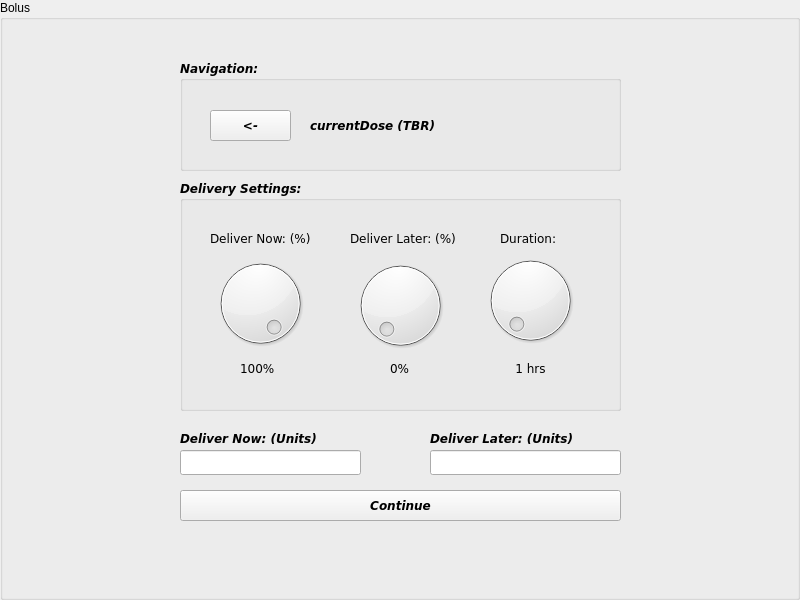
<?xml version="1.0" encoding="UTF-8"?>
<ui version="4.0">
 <class>BolusScreen</class>
 <widget class="QWidget" name="BolusScreen">
  <property name="geometry">
   <rect>
    <x>0</x>
    <y>0</y>
    <width>800</width>
    <height>600</height>
   </rect>
  </property>
  <property name="windowTitle">
   <string>Form</string>
  </property>
  <layout class="QHBoxLayout" name="horizontalLayout">
   <property name="spacing">
    <number>0</number>
   </property>
   <property name="leftMargin">
    <number>0</number>
   </property>
   <property name="topMargin">
    <number>0</number>
   </property>
   <property name="rightMargin">
    <number>0</number>
   </property>
   <property name="bottomMargin">
    <number>0</number>
   </property>
   <item>
    <layout class="QGridLayout" name="grid">
     <item row="0" column="1">
      <widget class="QGroupBox" name="groupBox">
       <property name="title">
        <string>Bolus</string>
       </property>
       <widget class="QStackedWidget" name="stackedWidget">
        <property name="geometry">
         <rect>
          <x>50</x>
          <y>50</y>
          <width>691</width>
          <height>501</height>
         </rect>
        </property>
        <property name="currentIndex">
         <number>2</number>
        </property>
        <widget class="QWidget" name="page">
         <widget class="QGroupBox" name="groupBox_2">
          <property name="geometry">
           <rect>
            <x>130</x>
            <y>40</y>
            <width>431</width>
            <height>131</height>
           </rect>
          </property>
          <property name="font">
           <font>
            <family>DejaVu Sans</family>
            <weight>75</weight>
            <italic>true</italic>
            <bold>true</bold>
           </font>
          </property>
          <property name="title">
           <string>Carbs</string>
          </property>
          <widget class="QLineEdit" name="carb">
           <property name="geometry">
            <rect>
             <x>30</x>
             <y>70</y>
             <width>371</width>
             <height>25</height>
            </rect>
           </property>
          </widget>
          <widget class="QLabel" name="label">
           <property name="geometry">
            <rect>
             <x>30</x>
             <y>50</y>
             <width>281</width>
             <height>17</height>
            </rect>
           </property>
           <property name="text">
            <string>Desired Carb Amount (in g):</string>
           </property>
          </widget>
         </widget>
         <widget class="QGroupBox" name="groupBox_3">
          <property name="geometry">
           <rect>
            <x>130</x>
            <y>200</y>
            <width>431</width>
            <height>131</height>
           </rect>
          </property>
          <property name="font">
           <font>
            <family>DejaVu Sans</family>
            <weight>75</weight>
            <italic>true</italic>
            <bold>true</bold>
           </font>
          </property>
          <property name="title">
           <string>Current Blood Glucose</string>
          </property>
          <widget class="QLineEdit" name="bloodGlucose">
           <property name="geometry">
            <rect>
             <x>30</x>
             <y>70</y>
             <width>371</width>
             <height>25</height>
            </rect>
           </property>
          </widget>
          <widget class="QLabel" name="label_2">
           <property name="geometry">
            <rect>
             <x>30</x>
             <y>50</y>
             <width>151</width>
             <height>17</height>
            </rect>
           </property>
           <property name="text">
            <string>Level in mmol/L:</string>
           </property>
          </widget>
         </widget>
         <widget class="QPushButton" name="continue1">
          <property name="geometry">
           <rect>
            <x>130</x>
            <y>370</y>
            <width>431</width>
            <height>25</height>
           </rect>
          </property>
          <property name="font">
           <font>
            <family>DejaVu Sans</family>
            <weight>75</weight>
            <italic>true</italic>
            <bold>true</bold>
           </font>
          </property>
          <property name="text">
           <string>Continue</string>
          </property>
         </widget>
        </widget>
        <widget class="QWidget" name="page_2">
         <widget class="QWidget" name="gridLayoutWidget_2">
          <property name="geometry">
           <rect>
            <x>20</x>
            <y>20</y>
            <width>641</width>
            <height>461</height>
           </rect>
          </property>
          <layout class="QGridLayout" name="gridLayout_2">
           <item row="1" column="0">
            <widget class="QLabel" name="label_4">
             <property name="font">
              <font>
               <family>DejaVu Sans</family>
               <pointsize>12</pointsize>
               <weight>75</weight>
               <italic>true</italic>
               <bold>true</bold>
              </font>
             </property>
             <property name="text">
              <string>Extend?</string>
             </property>
             <property name="alignment">
              <set>Qt::AlignCenter</set>
             </property>
            </widget>
           </item>
           <item row="0" column="1">
            <widget class="QLabel" name="correctionValue">
             <property name="text">
              <string/>
             </property>
            </widget>
           </item>
           <item row="3" column="0">
            <widget class="QPushButton" name="pushButton_2">
             <property name="font">
              <font>
               <family>Liberation Mono</family>
               <weight>75</weight>
               <italic>true</italic>
               <bold>true</bold>
              </font>
             </property>
             <property name="text">
              <string>&lt;-</string>
             </property>
            </widget>
           </item>
           <item row="1" column="1">
            <widget class="QCheckBox" name="extend">
             <property name="text">
              <string>Yes</string>
             </property>
            </widget>
           </item>
           <item row="3" column="1">
            <widget class="QPushButton" name="pushButton_3">
             <property name="font">
              <font>
               <family>Liberation Mono</family>
               <weight>75</weight>
               <italic>true</italic>
               <bold>true</bold>
              </font>
             </property>
             <property name="text">
              <string>Continue</string>
             </property>
            </widget>
           </item>
           <item row="0" column="0">
            <widget class="QLabel" name="label_3">
             <property name="font">
              <font>
               <family>DejaVu Sans</family>
               <pointsize>11</pointsize>
               <weight>75</weight>
               <italic>true</italic>
               <bold>true</bold>
              </font>
             </property>
             <property name="text">
              <string>Correction Bolus:</string>
             </property>
             <property name="alignment">
              <set>Qt::AlignCenter</set>
             </property>
            </widget>
           </item>
           <item row="2" column="0">
            <widget class="QLabel" name="label_5">
             <property name="font">
              <font>
               <family>DejaVu Sans</family>
               <pointsize>12</pointsize>
               <weight>75</weight>
               <italic>true</italic>
               <bold>true</bold>
              </font>
             </property>
             <property name="text">
              <string>Food:</string>
             </property>
             <property name="alignment">
              <set>Qt::AlignCenter</set>
             </property>
            </widget>
           </item>
           <item row="2" column="1">
            <widget class="QLabel" name="foodValue">
             <property name="text">
              <string/>
             </property>
            </widget>
           </item>
          </layout>
         </widget>
        </widget>
        <widget class="QWidget" name="page_3">
         <widget class="QGroupBox" name="groupBox_4">
          <property name="geometry">
           <rect>
            <x>130</x>
            <y>10</y>
            <width>441</width>
            <height>111</height>
           </rect>
          </property>
          <property name="font">
           <font>
            <family>DejaVu Sans</family>
            <weight>75</weight>
            <italic>true</italic>
            <bold>true</bold>
           </font>
          </property>
          <property name="title">
           <string>Navigation:</string>
          </property>
          <widget class="QPushButton" name="pushButton_4">
           <property name="geometry">
            <rect>
             <x>30</x>
             <y>50</y>
             <width>81</width>
             <height>31</height>
            </rect>
           </property>
           <property name="text">
            <string>&lt;-</string>
           </property>
          </widget>
          <widget class="QLabel" name="totalDose">
           <property name="geometry">
            <rect>
             <x>130</x>
             <y>50</y>
             <width>291</width>
             <height>31</height>
            </rect>
           </property>
           <property name="text">
            <string>currentDose (TBR)</string>
           </property>
          </widget>
         </widget>
         <widget class="QGroupBox" name="groupBox_5">
          <property name="geometry">
           <rect>
            <x>130</x>
            <y>130</y>
            <width>441</width>
            <height>231</height>
           </rect>
          </property>
          <property name="font">
           <font>
            <family>DejaVu Sans</family>
            <weight>75</weight>
            <italic>true</italic>
            <bold>true</bold>
           </font>
          </property>
          <property name="title">
           <string>Delivery Settings:</string>
          </property>
          <widget class="QLabel" name="label_7">
           <property name="geometry">
            <rect>
             <x>30</x>
             <y>50</y>
             <width>131</width>
             <height>17</height>
            </rect>
           </property>
           <property name="font">
            <font>
             <family>DejaVu Sans</family>
             <weight>50</weight>
             <italic>false</italic>
             <bold>false</bold>
            </font>
           </property>
           <property name="text">
            <string>Deliver Now: (%)</string>
           </property>
          </widget>
          <widget class="QLabel" name="label_8">
           <property name="geometry">
            <rect>
             <x>170</x>
             <y>50</y>
             <width>131</width>
             <height>17</height>
            </rect>
           </property>
           <property name="font">
            <font>
             <family>DejaVu Sans</family>
             <weight>50</weight>
             <italic>false</italic>
             <bold>false</bold>
            </font>
           </property>
           <property name="text">
            <string>Deliver Later: (%)</string>
           </property>
          </widget>
          <widget class="QDial" name="duration">
           <property name="geometry">
            <rect>
             <x>300</x>
             <y>70</y>
             <width>101</width>
             <height>101</height>
            </rect>
           </property>
           <property name="minimum">
            <number>1</number>
           </property>
           <property name="maximum">
            <number>9</number>
           </property>
          </widget>
          <widget class="QLabel" name="label_9">
           <property name="geometry">
            <rect>
             <x>320</x>
             <y>50</y>
             <width>71</width>
             <height>17</height>
            </rect>
           </property>
           <property name="font">
            <font>
             <family>DejaVu Sans</family>
             <weight>50</weight>
             <italic>false</italic>
             <bold>false</bold>
            </font>
           </property>
           <property name="text">
            <string>Duration:</string>
           </property>
          </widget>
          <widget class="QLabel" name="durationLabel">
           <property name="geometry">
            <rect>
             <x>330</x>
             <y>180</y>
             <width>41</width>
             <height>17</height>
            </rect>
           </property>
           <property name="font">
            <font>
             <family>DejaVu Sans</family>
             <weight>50</weight>
             <italic>false</italic>
             <bold>false</bold>
            </font>
           </property>
           <property name="text">
            <string>1 hrs</string>
           </property>
           <property name="alignment">
            <set>Qt::AlignCenter</set>
           </property>
          </widget>
          <widget class="QDial" name="deliverNow">
           <property name="geometry">
            <rect>
             <x>30</x>
             <y>73</y>
             <width>101</width>
             <height>101</height>
            </rect>
           </property>
           <property name="maximum">
            <number>100</number>
           </property>
           <property name="value">
            <number>100</number>
           </property>
          </widget>
          <widget class="QDial" name="deliverLater">
           <property name="geometry">
            <rect>
             <x>170</x>
             <y>70</y>
             <width>101</width>
             <height>111</height>
            </rect>
           </property>
           <property name="maximum">
            <number>100</number>
           </property>
          </widget>
          <widget class="QLabel" name="deliverLaterLabel">
           <property name="geometry">
            <rect>
             <x>210</x>
             <y>180</y>
             <width>41</width>
             <height>17</height>
            </rect>
           </property>
           <property name="font">
            <font>
             <family>DejaVu Sans</family>
             <weight>50</weight>
             <italic>false</italic>
             <bold>false</bold>
            </font>
           </property>
           <property name="text">
            <string>0%</string>
           </property>
          </widget>
          <widget class="QLabel" name="deliverNowLabel">
           <property name="geometry">
            <rect>
             <x>60</x>
             <y>180</y>
             <width>41</width>
             <height>17</height>
            </rect>
           </property>
           <property name="font">
            <font>
             <family>DejaVu Sans</family>
             <weight>50</weight>
             <italic>false</italic>
             <bold>false</bold>
            </font>
           </property>
           <property name="text">
            <string>100%</string>
           </property>
          </widget>
         </widget>
         <widget class="QPushButton" name="pushButton_6">
          <property name="geometry">
           <rect>
            <x>130</x>
            <y>440</y>
            <width>441</width>
            <height>31</height>
           </rect>
          </property>
          <property name="font">
           <font>
            <family>DejaVu Sans</family>
            <weight>75</weight>
            <italic>true</italic>
            <bold>true</bold>
           </font>
          </property>
          <property name="text">
           <string>Continue</string>
          </property>
         </widget>
         <widget class="QLineEdit" name="deliveredNow">
          <property name="geometry">
           <rect>
            <x>130</x>
            <y>400</y>
            <width>181</width>
            <height>25</height>
           </rect>
          </property>
          <property name="readOnly">
           <bool>true</bool>
          </property>
         </widget>
         <widget class="QLineEdit" name="deliveredLater">
          <property name="geometry">
           <rect>
            <x>380</x>
            <y>400</y>
            <width>191</width>
            <height>25</height>
           </rect>
          </property>
          <property name="readOnly">
           <bool>true</bool>
          </property>
         </widget>
         <widget class="QLabel" name="label_10">
          <property name="geometry">
           <rect>
            <x>130</x>
            <y>380</y>
            <width>171</width>
            <height>17</height>
           </rect>
          </property>
          <property name="font">
           <font>
            <family>DejaVu Sans</family>
            <weight>75</weight>
            <italic>true</italic>
            <bold>true</bold>
           </font>
          </property>
          <property name="text">
           <string>Deliver Now: (Units)</string>
          </property>
         </widget>
         <widget class="QLabel" name="label_11">
          <property name="geometry">
           <rect>
            <x>380</x>
            <y>380</y>
            <width>171</width>
            <height>17</height>
           </rect>
          </property>
          <property name="font">
           <font>
            <family>DejaVu Sans</family>
            <weight>75</weight>
            <italic>true</italic>
            <bold>true</bold>
           </font>
          </property>
          <property name="text">
           <string>Deliver Later: (Units)</string>
          </property>
         </widget>
        </widget>
       </widget>
      </widget>
     </item>
    </layout>
   </item>
  </layout>
 </widget>
 <resources/>
 <connections/>
</ui>
